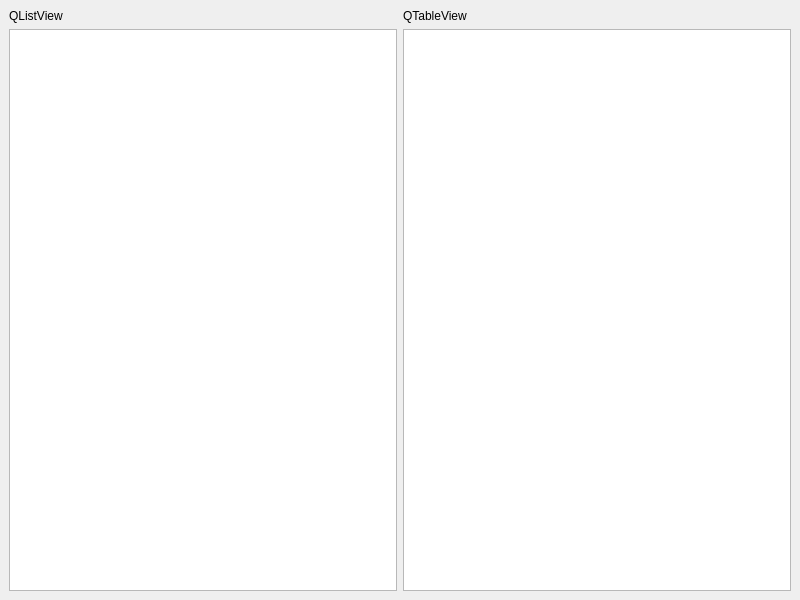
<?xml version="1.0" encoding="UTF-8"?>
<ui version="4.0">
 <class>MainWindow</class>
 <widget class="QMainWindow" name="MainWindow">
  <property name="geometry">
   <rect>
    <x>0</x>
    <y>0</y>
    <width>800</width>
    <height>600</height>
   </rect>
  </property>
  <property name="windowTitle">
   <string>CustomModelWidgetDemo</string>
  </property>
  <widget class="QWidget" name="centralwidget">
   <layout class="QGridLayout" name="gridLayout">
    <item row="0" column="0">
     <widget class="QLabel" name="label">
      <property name="text">
       <string>QListView</string>
      </property>
     </widget>
    </item>
    <item row="0" column="1">
     <widget class="QLabel" name="label_2">
      <property name="text">
       <string>QTableView</string>
      </property>
     </widget>
    </item>
    <item row="1" column="0">
     <widget class="QListView" name="listView"/>
    </item>
    <item row="1" column="1">
     <widget class="QTableView" name="tableView"/>
    </item>
   </layout>
  </widget>
 </widget>
 <resources/>
 <connections/>
</ui>
